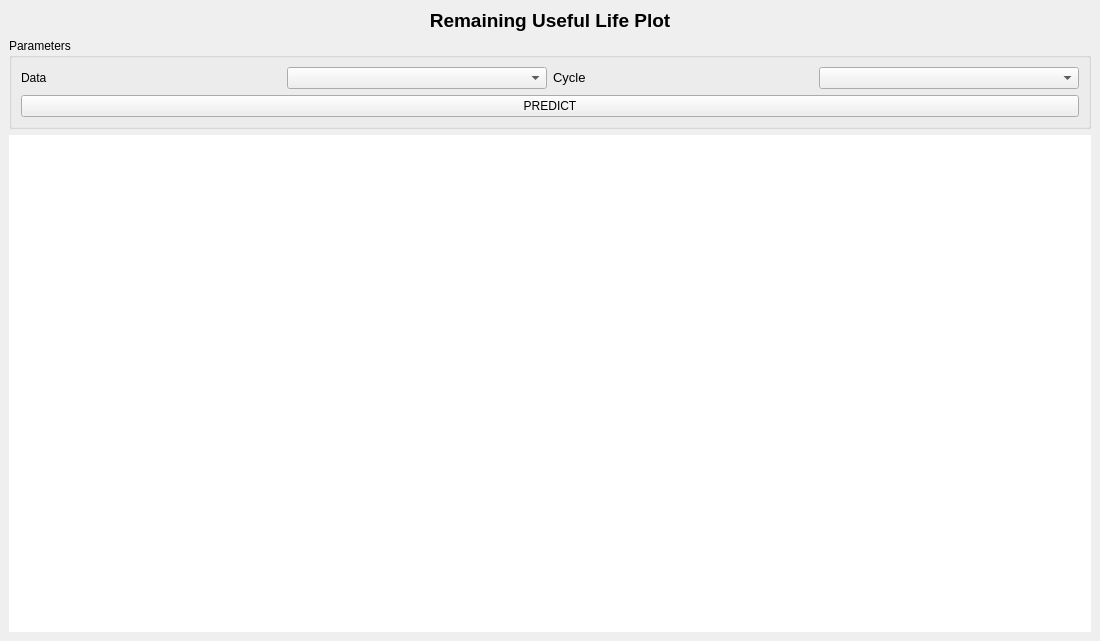
<?xml version="1.0" encoding="UTF-8"?>
<ui version="4.0">
 <class>MainWindow</class>
 <widget class="QMainWindow" name="MainWindow">
  <property name="geometry">
   <rect>
    <x>0</x>
    <y>0</y>
    <width>1100</width>
    <height>641</height>
   </rect>
  </property>
  <property name="windowTitle">
   <string>MainWindow</string>
  </property>
  <widget class="QWidget" name="centralwidget">
   <layout class="QGridLayout" name="gridLayout_3">
    <item row="0" column="0">
     <layout class="QGridLayout" name="gridLayout_2">
      <item row="1" column="1">
       <widget class="QGroupBox" name="groupBox">
        <property name="title">
         <string>Parameters</string>
        </property>
        <layout class="QGridLayout" name="gridLayout_4">
         <item row="0" column="0">
          <layout class="QGridLayout" name="gridLayout">
           <item row="0" column="0">
            <widget class="QLabel" name="Data">
             <property name="text">
              <string>&lt;html&gt;&lt;head/&gt;&lt;body&gt;&lt;p&gt;&lt;span style=&quot; font-size:9pt;&quot;&gt;Data&lt;/span&gt;&lt;/p&gt;&lt;/body&gt;&lt;/html&gt;</string>
             </property>
             <property name="textFormat">
              <enum>Qt::MarkdownText</enum>
             </property>
            </widget>
           </item>
           <item row="0" column="1">
            <widget class="QComboBox" name="boxBattery"/>
           </item>
           <item row="0" column="2">
            <widget class="QLabel" name="Cycle">
             <property name="text">
              <string>&lt;html&gt;&lt;head/&gt;&lt;body&gt;&lt;p&gt;&lt;span style=&quot; font-size:10pt;&quot;&gt;Cycle&lt;/span&gt;&lt;/p&gt;&lt;/body&gt;&lt;/html&gt;</string>
             </property>
            </widget>
           </item>
           <item row="0" column="3">
            <widget class="QComboBox" name="boxCycle"/>
           </item>
           <item row="1" column="0" colspan="4">
            <widget class="QPushButton" name="pushButton">
             <property name="text">
              <string>PREDICT</string>
             </property>
            </widget>
           </item>
          </layout>
         </item>
        </layout>
       </widget>
      </item>
      <item row="0" column="1">
       <widget class="QLabel" name="label">
        <property name="font">
         <font>
          <pointsize>12</pointsize>
         </font>
        </property>
        <property name="text">
         <string>&lt;html&gt;&lt;head/&gt;&lt;body&gt;&lt;p align=&quot;center&quot;&gt;&lt;span style=&quot; font-size:14pt; font-weight:600;&quot;&gt;Remaining Useful Life Plot&lt;/span&gt;&lt;/p&gt;&lt;/body&gt;&lt;/html&gt;</string>
        </property>
        <property name="alignment">
         <set>Qt::AlignCenter</set>
        </property>
       </widget>
      </item>
      <item row="2" column="0">
       <spacer name="verticalSpacer">
        <property name="orientation">
         <enum>Qt::Vertical</enum>
        </property>
        <property name="sizeHint" stdset="0">
         <size>
          <width>0</width>
          <height>40</height>
         </size>
        </property>
       </spacer>
      </item>
      <item row="2" column="1">
       <widget class="QWidget" name="widget" native="true">
        <property name="styleSheet">
         <string notr="true">background-color: rgb(255, 255, 255);</string>
        </property>
       </widget>
      </item>
      <item row="3" column="1">
       <spacer name="horizontalSpacer">
        <property name="orientation">
         <enum>Qt::Horizontal</enum>
        </property>
        <property name="sizeHint" stdset="0">
         <size>
          <width>1028</width>
          <height>0</height>
         </size>
        </property>
       </spacer>
      </item>
     </layout>
    </item>
   </layout>
  </widget>
 </widget>
 <resources/>
 <connections/>
</ui>
